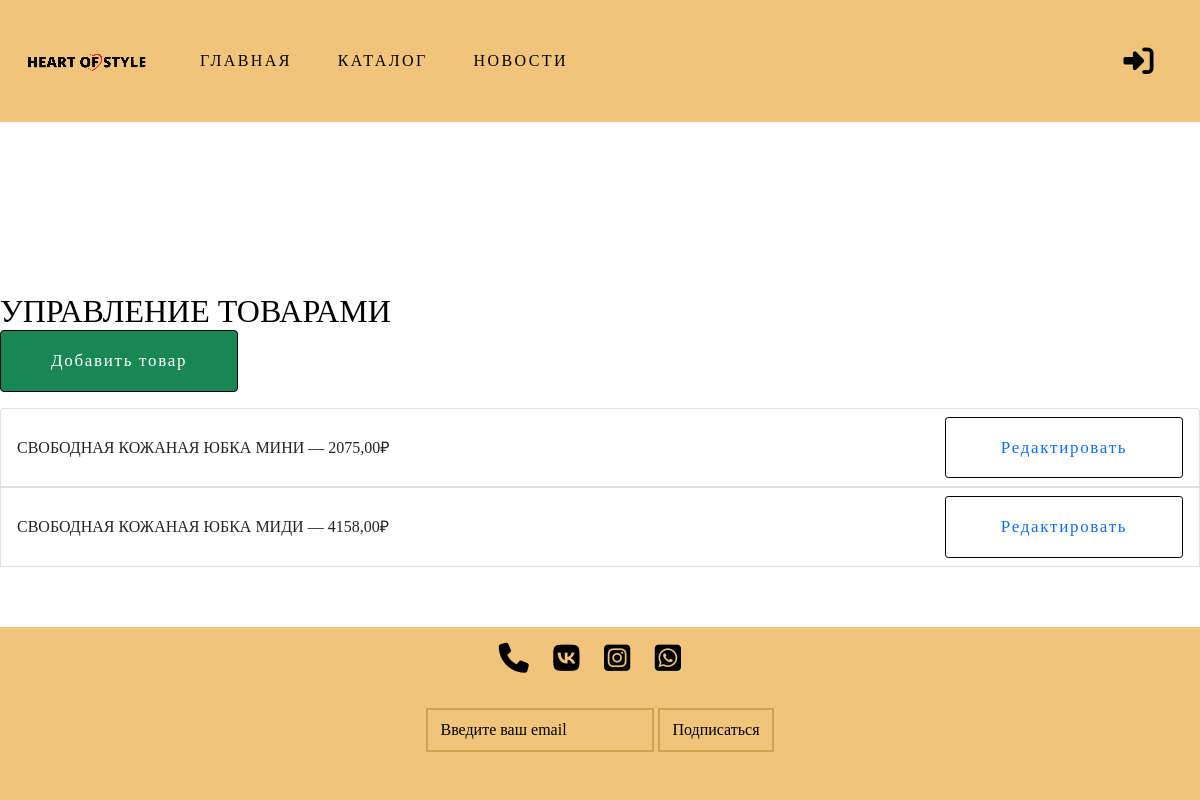
The page /admin_product/ on the database as committed earlier.
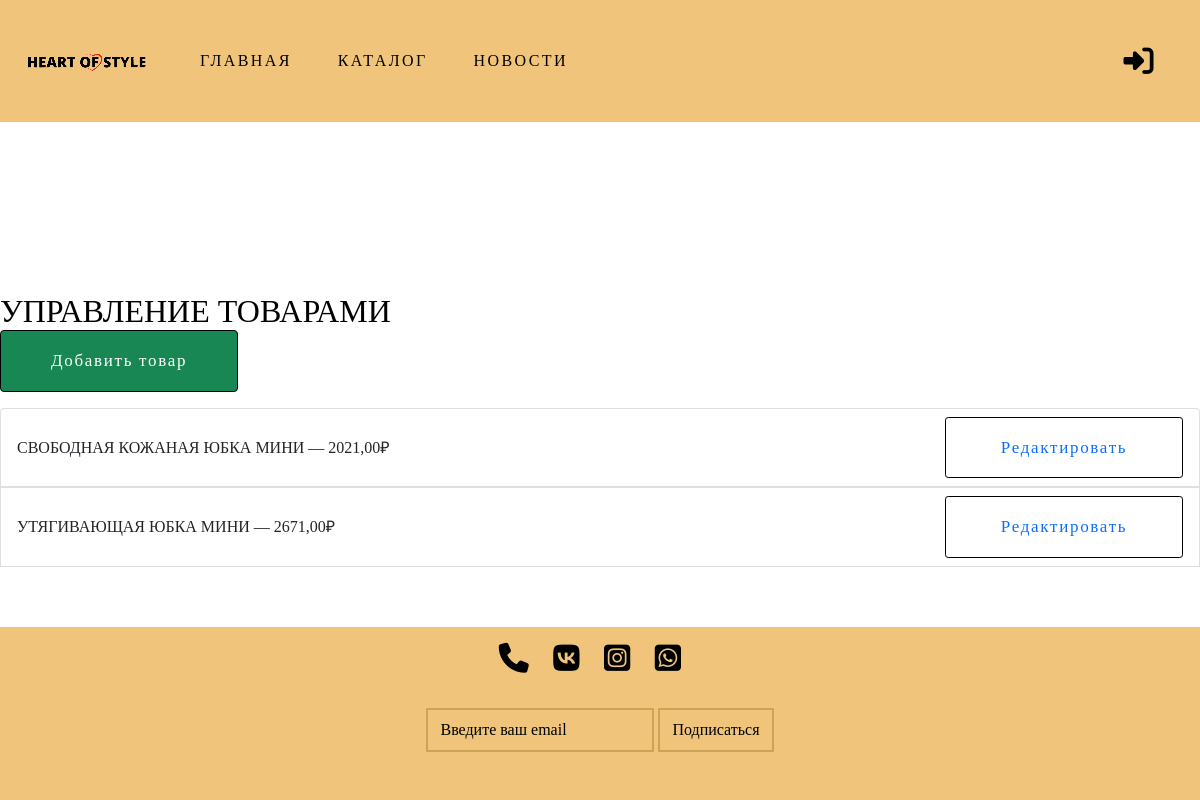
The same page on the database as committed later.
### backend/general/models.py (models this page shows, shortened)
class Product(models.Model):
    name = models.CharField(max_length=100)
    description = models.TextField()
    price = models.DecimalField(max_digits=10, decimal_places=2)
    created_at = models.DateTimeField(auto_now_add=True)

### backend/general/views.py (the view)
# urls.py: path('admin_product/', admin_product, name='admin_product'),
def admin_product(request):
    products = Product.objects.all()
    colors = Color.objects.all()
    sizes = Size.objects.all()
    return render(request, 'admin_product.html', {
        'products': products,
        'colors': colors,
        'sizes': sizes
    })

### frontend/templates/admin_product.html (shortened to what this page needs)
{% extends 'base.html' %}
{% load static %}
{% block content %}
<div class="container mt-5">
  <h2>Управление товарами</h2>
  <div class="text-end mb-3">
    <button class="btn btn-success" data-bs-toggle="modal" data-bs-target="#addProductModal">Добавить товар</button>
  </div>
  <ul class="list-group">
    {% for product in products %}
    <li class="list-group-item d-flex justify-content-between align-items-center">
      {{ product.name }} — {{ product.price }}₽
      <button class="btn btn-sm btn-outline-primary" data-bs-toggle="modal" data-bs-target="#editProductModal{{ product.id }}">Редактировать</button>
    </li>
    {% endfor %}
  </ul>
</div>
{% endblock %}

Rows that differ between the two databases and show on the page:
changed Product "СВОБОДНАЯ КОЖАНАЯ ЮБКА МИНИ": price "2075,00" → "2021,00"
changed Product: name "СВОБОДНАЯ КОЖАНАЯ ЮБКА МИДИ" → "УТЯГИВАЮЩАЯ ЮБКА МИНИ"; price "4158,00" → "2671,00"
